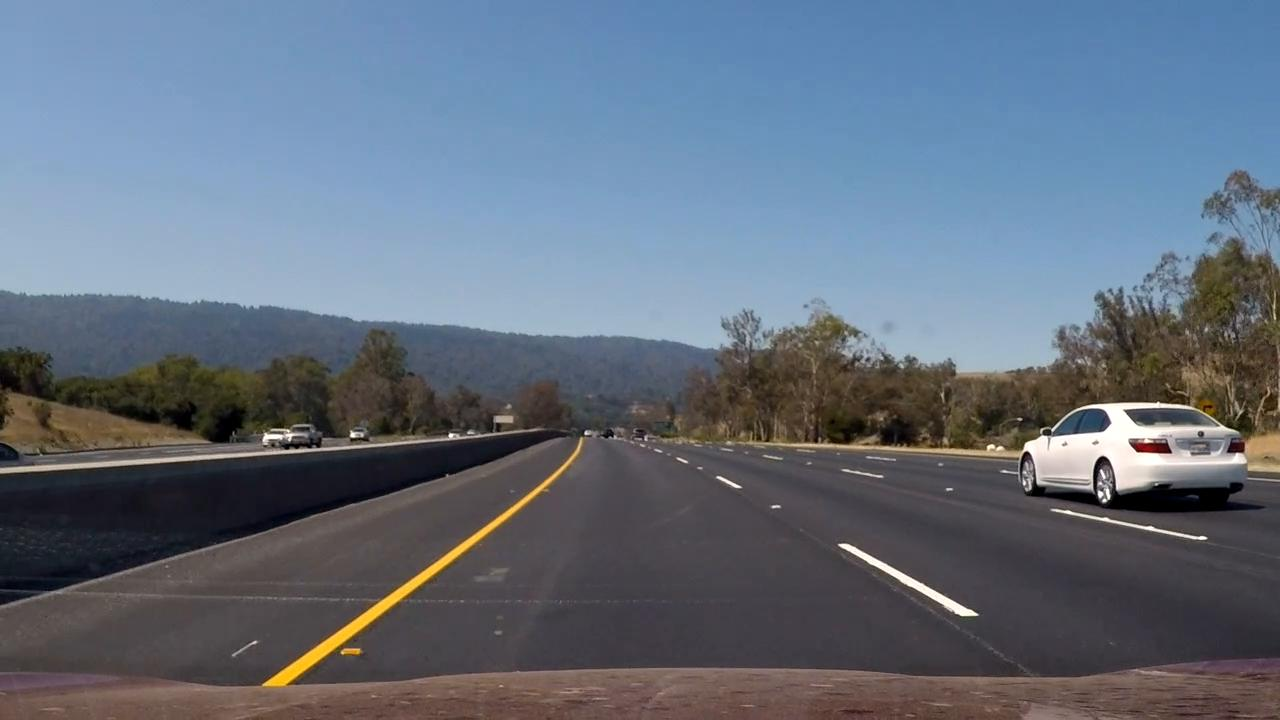
#> input picture video_samples_shadab/project_video/frame11.jpeg, 1280 x 720 px, given in place of calibration6.jpg, which was not available
$ jupyter execute --allow-errors example.ipynb   (shell and % lines are left out)   (older library calls are emulated)   (text cells are left out)
#> lines starting #> are read from the running program, lines starting #| are printed output that depends on the picture; pictures that were not available may be replaced by others from this repository, and a replacement may not be noted
[cell 1]
import numpy as np
import cv2
import glob
import matplotlib.pyplot as plt
#qt
# prepare object points, like (0,0,0), (1,0,0), (2,0,0) ....,(6,5,0)
objp = np.zeros((6*9,3), np.float32)
objp[:,:2] = np.mgrid[0:9,0:6].T.reshape(-1,2)

# Arrays to store object points and image points from all the images.
objpoints = [] # 3d points in real world space
imgpoints = [] # 2d points in image plane.

nx = 9
ny = 6

# Make a list of calibration images
images = glob.glob('../camera_cal/calibration*.jpg')

# Step through the list and search for chessboard corners
for fname in images:
    img = cv2.imread(fname)
    gray = cv2.cvtColor(img,cv2.COLOR_BGR2GRAY)

    # Find the chessboard corners
    ret, corners = cv2.findChessboardCorners(gray, (nx,ny),None)

    # If found, add object points, image points
    if ret == True:
        objpoints.append(objp)
        imgpoints.append(corners)

        # Draw and display the corners
        img = cv2.drawChessboardCorners(img, (nx,ny), corners, ret)
        #cv2.imshow('img',img)
        #cv2.waitKey(100)

cv2.destroyAllWindows()

[cell 2]
img = cv2.imread('../camera_cal/calibration6.jpg')
#> img is the input picture: shape (720, 1280, 3); mean B, G, R 125.5, 110.8, 99.6
gray = cv2.cvtColor(img, cv2.COLOR_BGR2GRAY)
#> (the rest of this cell did not finish here and is left out)

#> (a cell that did not finish here is left out)

[cell 4]
img = cv2.imread("../test_images/test6.jpg")
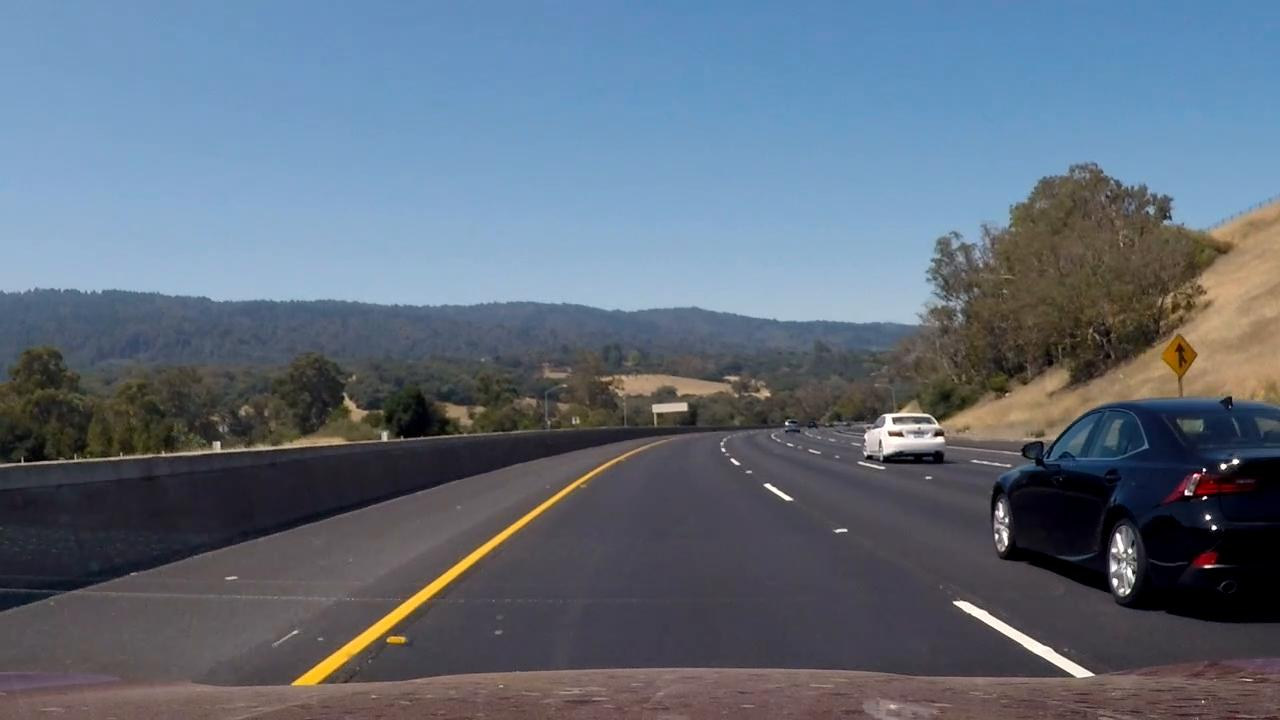
#> input picture video_samples_shadab/project_video/frame29.jpeg, 1280 x 720 px, given in place of test6.jpg, which was not available
#> img is the input picture: shape (720, 1280, 3); mean B, G, R 122.7, 107.8, 95.7
gray = cv2.cvtColor(img, cv2.COLOR_BGR2GRAY)
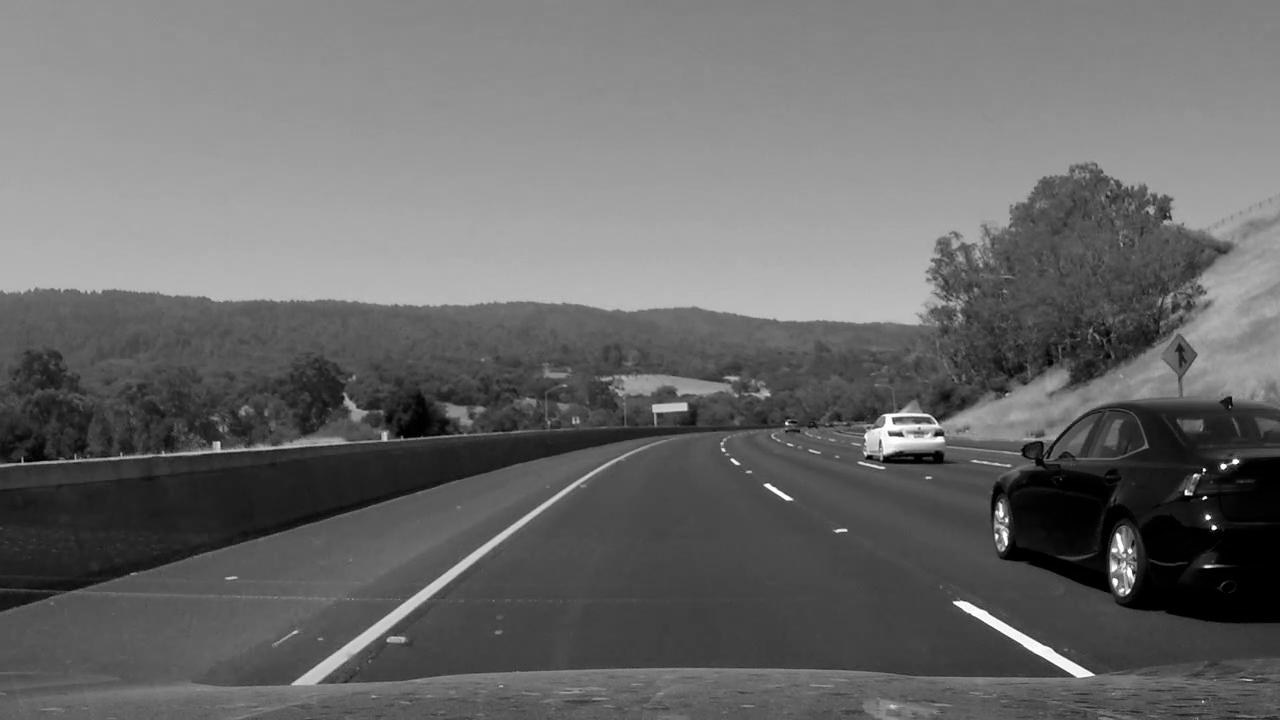
#> gray: shape (720, 1280); min 0, max 255, mean 105.9
#> (the rest of this cell did not finish here and is left out)

#> (a cell that did not finish here is left out)

#> (a cell that did not finish here is left out)

[cell 7]
import numpy as np
import matplotlib.pyplot as plt
import matplotlib.image as mpimg
import glob
import cv2

# Read in a thresholded image
#warped = mpimg.imread('warped_example.jpg')
# window settings
window_width = 50
window_height = 80 # Break image into 9 vertical layers since image height is 720
margin = 50 # How much to slide left and right for searching

# [41 lines left out: functions window_mask, find_window_centroids, not called in this run]

#> (the rest of this cell did not finish here and is left out)

#> (a cell that did not finish here is left out)

#> (a cell that did not finish here is left out)

#> (a cell that did not finish here is left out)

[cell 11]
# this function takes input as undistorted image color image
# [174 lines left out: function process_image_debug, not called in this run]

[cell 12]
# this function takes input as undistorted image color image
# [171 lines left out: function process_image, not called in this run]

[cell 13]
def calibrate_camera():
    # prepare object points, like (0,0,0), (1,0,0), (2,0,0) ....,(6,5,0)
    objp = np.zeros((6*9,3), np.float32)
    objp[:,:2] = np.mgrid[0:9,0:6].T.reshape(-1,2)

    # Arrays to store object points and image points from all the images.
    objpoints = [] # 3d points in real world space
    imgpoints = [] # 2d points in image plane.

    nx = 9
    ny = 6

    # Make a list of calibration images
    images = glob.glob('../camera_cal/calibration*.jpg')

    # Step through the list and search for chessboard corners
    for fname in images:
        img = cv2.imread(fname)
        gray = cv2.cvtColor(img,cv2.COLOR_BGR2GRAY)

        # Find the chessboard corners
        ret, corners = cv2.findChessboardCorners(gray, (nx,ny),None)

        # If found, add object points, image points
        if ret == True:
            objpoints.append(objp)
            imgpoints.append(corners)

            # Draw and display the corners
            img = cv2.drawChessboardCorners(img, (nx,ny), corners, ret)
            #cv2.imshow('img',img)
            #cv2.waitKey(100)

    #cv2.destroyAllWindows()
    return objpoints, imgpoints

[cell 14]
# [41 lines left out: functions window_mask, find_window_centroids, not called in this run]

[cell 15]
import numpy as np
import cv2
import glob
import matplotlib.pyplot as plt

#img = cv2.imread("../test_images/test6.jpg")
img = cv2.imread("../video_samples_shadab/project_video/frame41.jpeg")
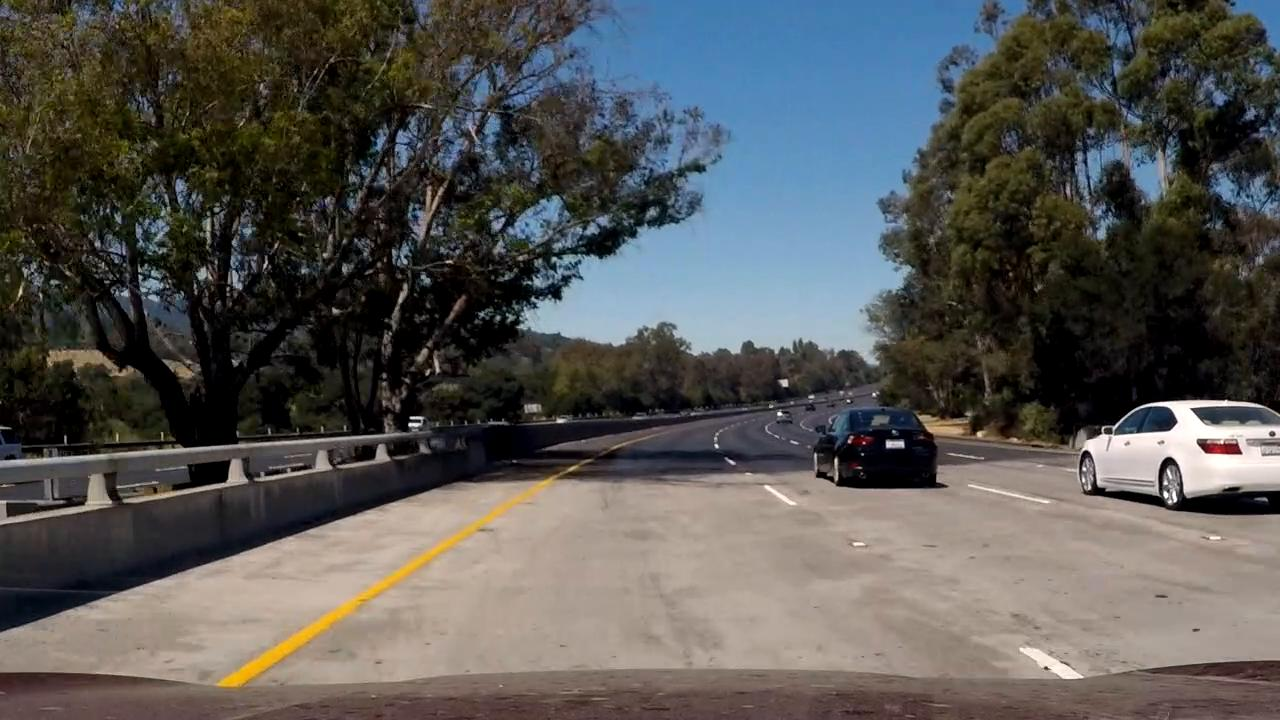
#> input picture video_samples_shadab/project_video/frame41.jpeg, 1280 x 720 px, found by its file name
#> img is the input picture: shape (720, 1280, 3); mean B, G, R 84.1, 86.1, 86.7
print(img.shape)
#| (720, 1280, 3)
gray = cv2.cvtColor(img, cv2.COLOR_BGR2GRAY)
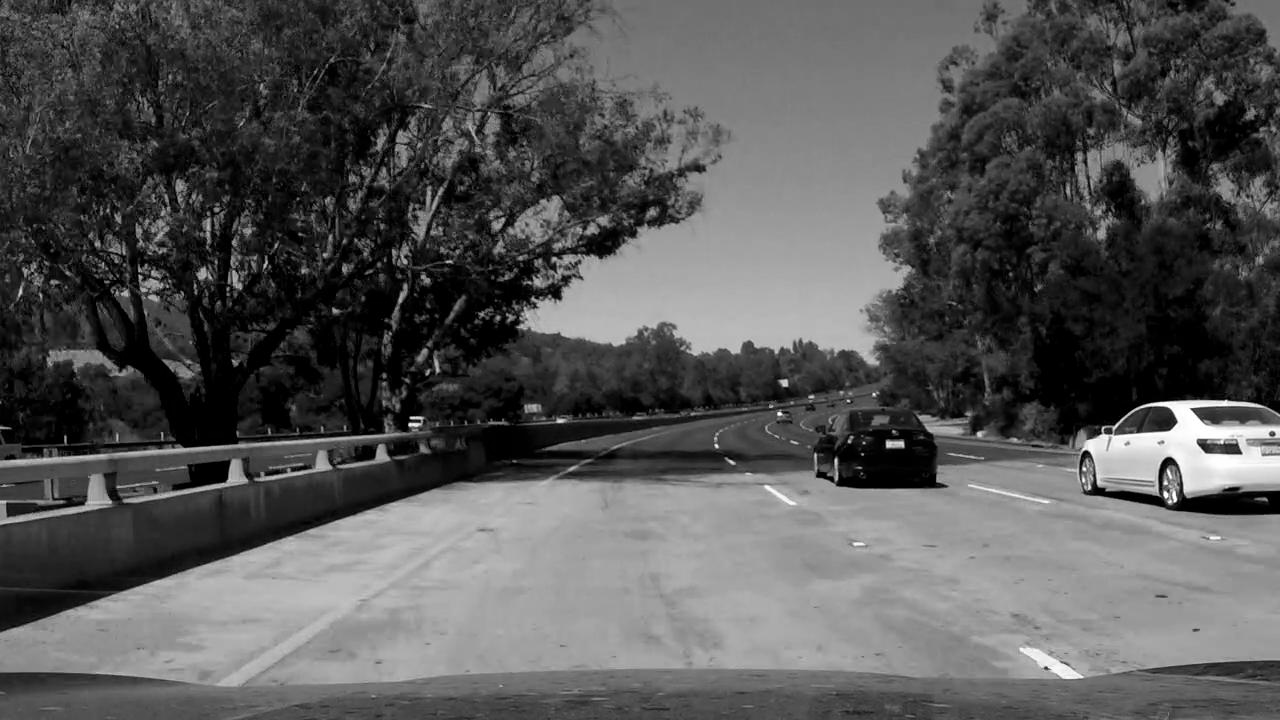
#> gray: shape (720, 1280); min 0, max 255, mean 86.1

objpoints, imgpoints = calibrate_camera()
#> (the rest of this cell did not finish here and is left out)
